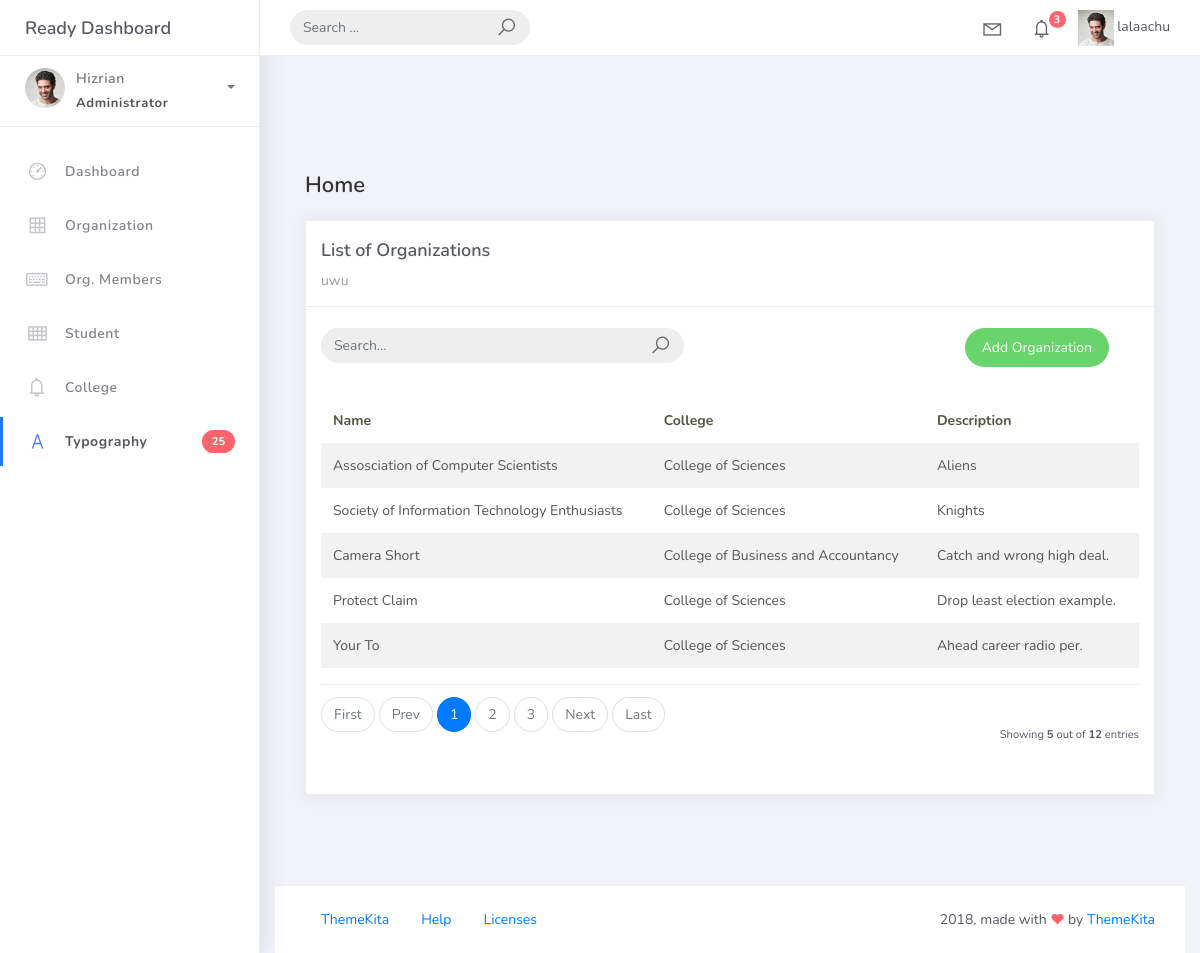
Before: /organization_list with the older database file.
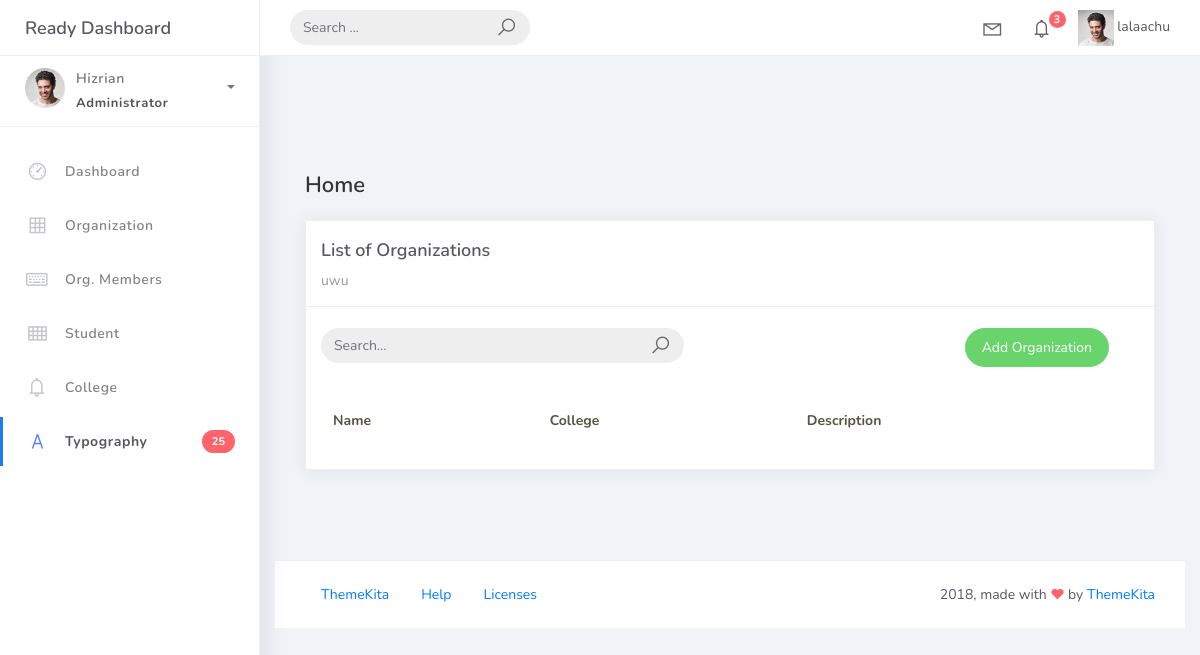
After: the same page with the newer database file.
### studentorg/models.py (models this page shows, shortened)
class BaseModel(models.Model):
    created_at = models.DateTimeField(auto_now_add=True, db_index=True)
    updated_at = models.DateTimeField(auto_now=True)
    class Meta:
     abstract = True

class Organization(BaseModel):
    name = models.CharField(max_length=250)
    college = models.ForeignKey(College, null=True, blank=True, on_delete=models.CASCADE)
    description = models.CharField(max_length=500)

class College(BaseModel):
       college_name = models.CharField(max_length=150)
       def __str__(self):
        return self.college_name

### studentorg/views.py (the view)
# urls.py: path("organization_list", OrganizationList.as_view(), name="organization-list"),
class OrganizationList(ListView):
    model = Organization
    context_object_name = "organization"
    template_name = "org_list.html"
    paginate_by = 5

### templates/org_list.html
{% extends "base.html" %} {% load static %} {% block content %}
<div class="content">
    <div class="container-fluid">
        <h4 class="page-title">Home</h4>
    <div class="row">
        <div class="col-md-12">
            <div class="card">
                <div class="card-header">
                    <div class="card-title">List of Organizations</div>
                    <div class="card-category">uwu</div>
                </div>
                <br />
                <div class="col-md-12 row">
                    <div class="col-md-6">
                        <form class="navbar-left navbar-form nav-search mr-md-3" action="">
                            <div class="input-group">
                                <input type="text" placeholder="Search..." class="form-control" />
                                <div class="input-group-append">
                                    <span class="input-group-text">
                                        <i class="la la-search search-icon"></i>
                                    </span>
                                </div>
                            </div>
                        </form>
                    </div>
                    <div class="col-md-6">
                        <div class="pull-right">
                            <a href="{% url 'organization-add' %}" class="btn btn-success btn-rounded">
                                Add Organization
                            </a>
                        </div>
                    </div>
                </div>
                <div class="card-body">
                    <table class="table table-striped mt-3">
                        <thead>
                            <tr>
                                <th scope="col">Name</th>
                                <th scope="col">College</th>
                                <th scope="col">Description</th>
                            </tr>
                        </thead>
                        <tbody>
                            {% for object in object_list %}
                            <tr>
                                <td>{{ object.name }}</td>
                                <td>{{ object.college }}</td>
                                <td>{{ object.description }}</td>
                            </tr>
                            {% endfor %}
                        </tbody>
                    </table>
                    {% include "includes/pagination.html" %}
                </div>
            </div>
        </div>
    </div>
</div>
</div>
{% endblock %}

### templates/base.html (shortened to what this page needs)
{% load static %}
<!DOCTYPE html>
<html>
<head>
	<link rel="stylesheet" href="{% static 'css/bootstrap.min.css' %}">
	<link rel="stylesheet" href="{% static 'css/ready.css' %}">
	<link rel="stylesheet" href="{% static 'css/demo.css' %}">
</head>
<body>
	<div class="wrapper">
		<div class="main-header">
			<div class="logo-header">
				<a href="index.html" class="logo">
					Ready Dashboard
				</a>
			</div>
			<nav class="navbar navbar-header navbar-expand-lg">
				<div class="container-fluid">
					<form class="navbar-left navbar-form nav-search mr-md-3" action="">
						<div class="input-group">
							<input type="text" placeholder="Search ..." class="form-control">
							<div class="input-group-append">
								<span class="input-group-text">
									<i class="la la-search search-icon"></i>
								</span>
							</div>
						</div>
					</form>
					<ul class="navbar-nav topbar-nav ml-md-auto align-items-center">
						<li class="nav-item dropdown hidden-caret">
							<a class="nav-link dropdown-toggle" href="#" id="navbarDropdown" role="button" data-toggle="dropdown" aria-haspopup="true" aria-expanded="false">
								<i class="la la-envelope"></i>
							</a>
						</li>
						<li class="nav-item dropdown hidden-caret">
							<a class="nav-link dropdown-toggle" href="#" id="navbarDropdown" role="button" data-toggle="dropdown" aria-haspopup="true" aria-expanded="false">
								<i class="la la-bell"></i>
								<span class="notification">3</span>
							</a>
						</li>
						<li class="nav-item dropdown">
							<img src="{% static 'img/profile.jpg' %}" alt="user-img" width="36" class="img-circle"> <span>lalaachu</span></span> </a>
							</li>
						</ul>
					</div>
				</nav>
			</div>
			<div class="sidebar">
				<div class="scrollbar-inner sidebar-wrapper">
					<div class="user">
						<div class="photo">
							<img src="{% static 'img/profile.jpg' %}">
						</div>
						<div class="info">
							<a class="" data-toggle="collapse" href="#collapseExample" aria-expanded="true">
								<span>
									Hizrian
									<span class="user-level">Administrator</span>
									<span class="caret"></span>
								</span>
							</a>
						</div>
					</div>
					<ul class="nav">
						<li class="nav-item">
							<a href="index.html">
								<i class="la la-dashboard"></i>
								<p>Dashboard</p>
							</a>
						</li>
						<li class="nav-item">
							<a href="{% url "organization-list" %}">
								<i class="la la-table"></i>
								<p>Organization</p>
							</a>
						</li>
						<li class="nav-item">
							<a href="forms.html">
								<i class="la la-keyboard-o"></i>
								<p>Org. Members</p>
							</a>
						</li>
						<li class="nav-item">
							<a href="tables.html">
								<i class="la la-th"></i>
								<p>Student</p>
							</a>
						</li>
						<li class="nav-item">
							<a href="notifications.html">
								<i class="la la-bell"></i>
								<p>College</p>
							</a>
						</li>
						<li class="nav-item active">
							<a href="typography.html">
								<i class="la la-font"></i>
								<p>Typography</p>
								<span class="badge badge-danger">25</span>
							</a>
						</li>
					</ul>
				</div>
			</div>
			<div class="main-panel">
                <div class="content">
                    {% block content %}
                    {% endblock %}
               </div>
                    <div class="container-fluid">
				<footer class="footer">
					<div class="container-fluid">
						<nav class="pull-left">
							<ul class="nav">
								<li class="nav-item">
									<a class="nav-link" href="http://www.themekita.com">
										ThemeKita
									</a>
								</li>
								<li class="nav-item">
									<a class="nav-link" href="#">
										Help
									</a>
								</li>
								<li class="nav-item">
									<a class="nav-link" href="https://themewagon.com/license/#free-item">
										Licenses
									</a>
								</li>
							</ul>
						</nav>
						<div class="copyright ml-auto">
							2018, made with <i class="la la-heart heart text-danger"></i> by <a href="http://www.themekita.com">ThemeKita</a>
						</div>
					</div>
				</footer>
			</div>
		</div>
	</div>
</body>
</html>

### templates/includes/pagination.html (shortened to what this page needs)
{% if is_paginated %}
<div class="card-footer px-0 border-0 d-flex flex-column flex-lg-row align-items-center
justify-content-between mt-3">
    <nav aria-label="Topics pagination" class="mb-4">
        <ul class="pagination">
            {% if page_obj.number > 1 %}
            <li class="page-item">
                <a class="page-link" href="?page=1">First</a>
            </li>
            {% else %}
            <li class="page-item disabled">
                <span class="page-link">First</span>
            </li>
            {% endif %}
            {% if page_obj.has_previous %}
            <li class="page-item">
                <a class="page-link" href="?page={{ page_obj.previous_page_number }}">Prev</a>
            </li>
            {% else %}
            <li class="page-item disabled">
                <span class="page-link">Prev</span>
            </li>
            {% endif %}
            {% for page_num in paginator.page_range %}
                {% if page_obj.number == page_num %}
                <li class="page-item active">
                    <span class="page-link">
                        {{ page_num }}
                    </span>
                </li>
                {% elif page_num > page_obj.number|add:'-3' and page_num < page_obj.number|add:'3' %}
                <li class="page-item">
                    <a class="page-link" href="?page={{ page_num }}">{{ page_num }}</a>
                </li>
                {% endif %}
            {% endfor %}
            {% if page_obj.has_next %}
            <li class="page-item">
                <a class="page-link" href="?page={{ page_obj.next_page_number }}">Next</a>
            </li>
            {% else %}
            <li class="page-item disabled">
                <span class="page-link">Next</span>
            </li>
            {% endif %}
            {% if page_obj.number != paginator.num_pages %}
            <li class="page-item">
                <a class="page-link" href="?page={{ paginator.num_pages }}">Last</a>
            </li>
            {% else %}
            <li class="page-item disabled">
                <span class="page-link">Last</span>
            </li>
            {% endif %}
        </ul>
    </nav>
    <div class="fw-normal small mt-4 mt-lg-0">
        Showing <b>{{ object_list.count }}</b> out of
        <b>{{ paginator.count }}</b> entries
    </div>
</div>
{% endif %}

Changed rows visible on the page:
removed Organization: name "Assosciation of Computer Scientists", college "College of Sciences", description "Aliens"
removed Organization: name "Society of Information Technology Enthusiasts", college "College of Sciences", description "Knights"
removed Organization: name "Camera Short", college "College of Business and Accountancy", description "Catch and wrong high deal."
removed Organization: name "Protect Claim", college "College of Sciences", description "Drop least election example."
removed Organization: name "Your To", college "College of Sciences", description "Ahead career radio per."
Other visible differences:
{{ object_list.count }}: "5" → (not shown)
{{ paginator.count }}: "12" → (not shown)
text no longer shown: "First Prev Next Last Showing out of entries"
list line gone: "1"
list line gone: "2"
list line gone: "3"
